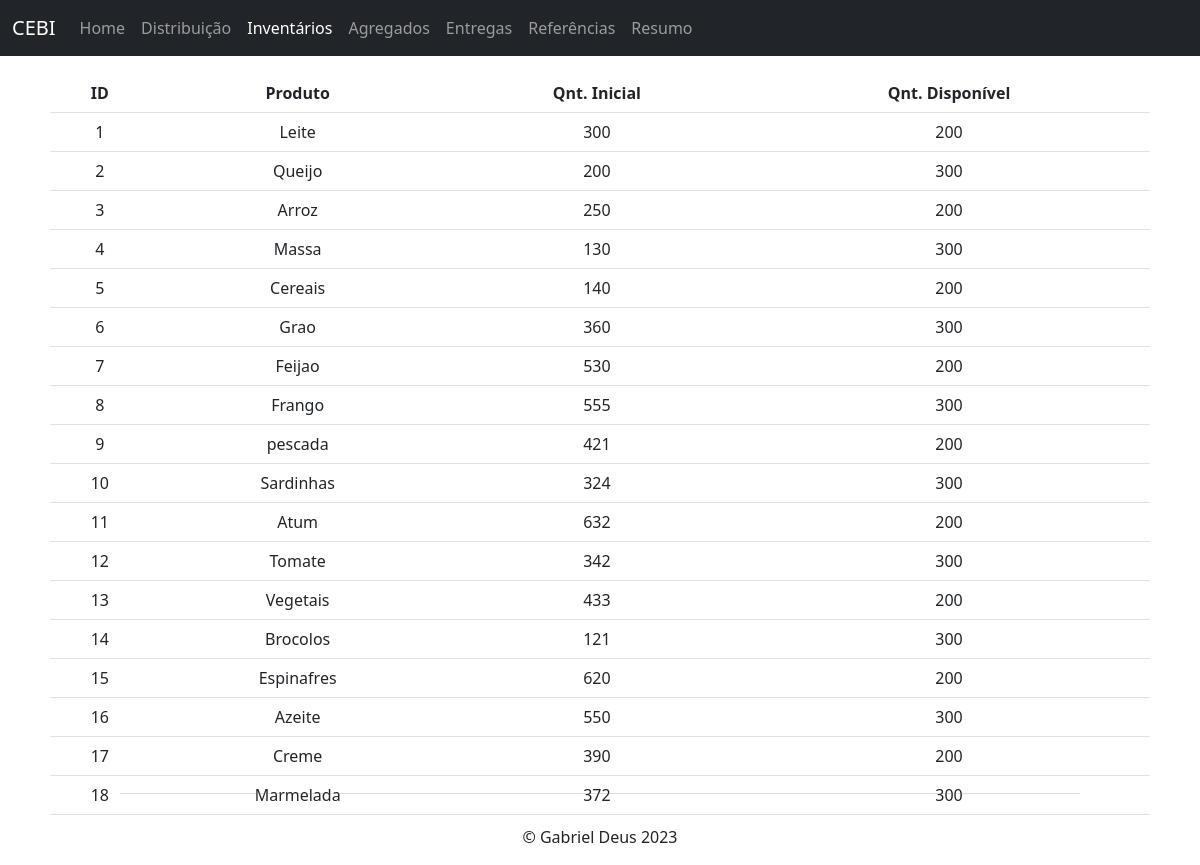
The page /inventarios.php on the database its author committed.
### tables this page shows
create table 5produto
(
	produto_id int primary key AUTO_INCREMENT,
	produto varchar(50),
	quantidade_inicial int,
	quantidade_disponivel int
);

### src/inventarios.php (the view, shortened to what this page needs)
<?php include 'db_conf.php'; ?>
<!DOCTYPE html>
<html lang="en">
<head>
  <link href="https://cdn.jsdelivr.net/npm/bootstrap@5.3.0-alpha1/dist/css/bootstrap.min.css" rel="stylesheet" />
  <link rel="stylesheet" href="estilos.css">
</head>
<body>
  <nav class="navbar navbar-expand-md navbar-dark fixed-top bg-dark">
    <div class="container-fluid">
      <a class="navbar-brand" href="#">CEBI</a>
      <div class="collapse navbar-collapse" id="navbarCollapse">
        <ul class="navbar-nav me-auto mb-2 mb-md-0">
          <li class="nav-item">
            <a class="nav-link" href="index.php">Home</a>
          </li>
          <li class="nav-item">
            <a class="nav-link" href="distribuicao.php">Distribuição</a>
          </li>
          <li class="nav-item">
            <a class="nav-link active" aria-current="page" href="#">Inventários</a>
          </li>
          <li class="nav-item">
            <a class="nav-link" href="agregados.php">Agregados</a>
          </li>
          <li class="nav-item">
            <a class="nav-link" href="entregas.php">Entregas</a>
          </li>
          <li class="nav-item">
            <a class="nav-link" href="referencias.php">Referências</a>
          </li>
          <li class="nav-item">
            <a class="nav-link" href="resumo.php">Resumo</a>
          </li>
        </ul>
      </div>
    </div>
  </nav>
  <main style="margin: 50px;">
    <table class="table">
      <thead>
        <tr>
          <th>ID</th>
          <th>Produto</th>
          <th>Qnt. Inicial</th>
          <th>Qnt. Disponível</th>
        </tr>
      </thead>
      <tbody>
        <?php
        $sql  = 'SELECT * from 5produto';
        $result = mysqli_query($conn, $sql);
        $produtos = mysqli_fetch_all($result, MYSQLI_ASSOC);
        foreach ($produtos as $item) :
          echo "<tr>
            <td>" . $item["produto_id"] . "</td>
            <td>" . $item["produto"] . "</td>
            <td>" . $item["quantidade_inicial"] . "</td>
            <td>" . $item["quantidade_disponivel"] . "</td>
             </tr>";
        endforeach;
        ?>
      </tbody>
    </table>
  </main>
  <?php include 'footer.php'; ?>
</body>
</html>

### src/estilos.css (style rules this page uses)
tr { text-align: center; }

### rows shown on the page
5produto: produto_id "1", produto "Leite", quantidade_inicial "300", quantidade_disponivel "200"
5produto: produto_id "2", produto "Queijo", quantidade_inicial "200", quantidade_disponivel "300"
5produto: produto_id "3", produto "Arroz", quantidade_inicial "250", quantidade_disponivel "200"
5produto: produto_id "4", produto "Massa", quantidade_inicial "130", quantidade_disponivel "300"
5produto: produto_id "5", produto "Cereais", quantidade_inicial "140", quantidade_disponivel "200"
5produto: produto_id "6", produto "Grao", quantidade_inicial "360", quantidade_disponivel "300"
5produto: produto_id "7", produto "Feijao", quantidade_inicial "530", quantidade_disponivel "200"
5produto: produto_id "8", produto "Frango", quantidade_inicial "555", quantidade_disponivel "300"
5produto: produto_id "9", produto "pescada", quantidade_inicial "421", quantidade_disponivel "200"
5produto: produto_id "10", produto "Sardinhas", quantidade_inicial "324", quantidade_disponivel "300"
5produto: produto_id "11", produto "Atum", quantidade_inicial "632", quantidade_disponivel "200"
5produto: produto_id "12", produto "Tomate", quantidade_inicial "342", quantidade_disponivel "300"
5produto: produto_id "13", produto "Vegetais", quantidade_inicial "433", quantidade_disponivel "200"
5produto: produto_id "14", produto "Brocolos", quantidade_inicial "121", quantidade_disponivel "300"
5produto: produto_id "15", produto "Espinafres", quantidade_inicial "620", quantidade_disponivel "200"
5produto: produto_id "16", produto "Azeite", quantidade_inicial "550", quantidade_disponivel "300"
5produto: produto_id "17", produto "Creme", quantidade_inicial "390", quantidade_disponivel "200"
5produto: produto_id "18", produto "Marmelada", quantidade_inicial "372", quantidade_disponivel "300"
